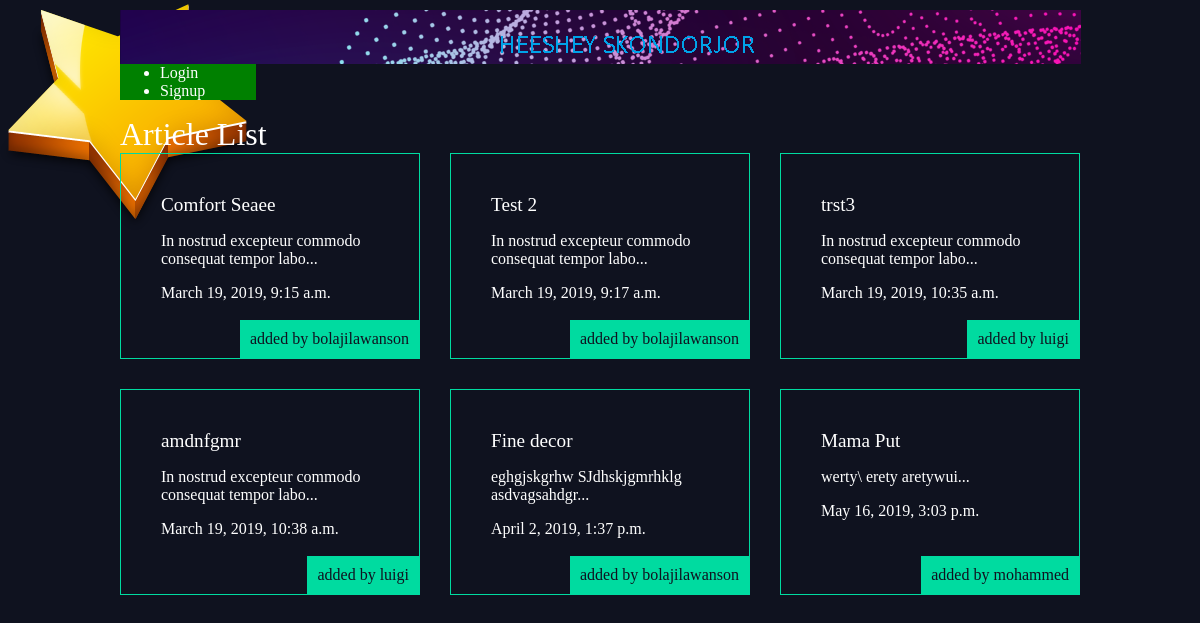
The app's page /articles/ with its own data.
### articles/models.py (models this page shows, shortened)
class Article(models.Model):
	title = models.CharField(max_length=100)
	slug = models.SlugField()
	body = models.TextField()
	date = models.DateTimeField(auto_now_add=True)
	thumb = models.ImageField(default="default.png", blank=True)
	author = models.ForeignKey(User, on_delete=models.PROTECT,default=None)
	def snippet(self):
		return self.body[:50]+"..."

### articles/views.py (the view)
def article_list(request):
	articles = Article.objects.all().order_by('date')
	return render(request, 'articles/article_list.html', {'articles':articles})

### articles/templates/articles/article_list.html
{% extends 'base_layout.html'  %}
{% block content %}
	<h1>Article List</h1>
	<div class="articles">
		{% for article in articles %}
			<div class="article">
				<h2><a href="{% url 'articles:detail' slug=article.slug %}">{{ article.title }}</a></h2>
				<p>{{ article.snippet }}</p>
				<p>{{ article.date }}</p>
				<p class="author">added by {{ article.author.username }}</p>
			</div>
		{% endfor %}
	</div>
{% endblock %}

### templates/base_layout.html (shortened to what this page needs)
{% load static from staticfiles %}
<!DOCTYPE html>
<html>
<head>
	<link rel="stylesheet" href="{% static 'styles.css' %}">
</head>
<body>
	<div class="wrapper">
		<h1><a href="{% url 'home' %}"><img src="{% static 'logo.png' %}" id="base-logo"></a></h1>
		<nav>
			<ul>
				{% if user.is_authenticated %}
					<li>
						<form class="logout-link site-form" action="{% url 'accounts:logout' %}" method="POST">
							{% csrf_token %}
							<button type="submit">Logout</button>
						</form>
					</li>
					<li><a href="{% url 'articles:create' %}" class="highlight">New Article</a></li>
				{% else %}
					<li><a href="{% url 'accounts:login' %}">Login</a></li>
					<li><a href="{% url 'accounts:signup' %}">Signup</a></li>
				{% endif %}
			</ul>
		</nav>
		{% block content %}
		{% endblock %}
	</div>
</body>
</html>

### assets/styles.css (style rules this page uses)
body { background: #0f121f; background-image: url(/static/stars.png); background-repeat: no-repeat; color: #fff; }
h1,h2,h3,h4,h5 { font-weight: normal; margin: 0; }
a, a:hover, a:visited { color: #fff; text-decoration: none; }
.wrapper { max-width: 960px; margin: 0 auto; }
.articles { display: grid; grid-template-columns: 1fr 1fr 1fr; grid-gap: 30px; }
.article { padding: 10px; border: 1px solid #00dba0; position: relative; padding: 40px; }
.article h2 { font-size: 1.2em; }
.article .author { padding: 10px; background: #00dba0; position: absolute; right: 0; bottom: 0; margin: 0; color: #0f121f; }
#base-logo { float: left; }
nav ul { background-color: green; width: 10%; margin-top: 10px; }

### records on screen
Article: title "Comfort Seaee", snippet "In nostrud excepteur commodo consequat tempor labo...", date "March 19, 2019, 9:15 a.m.", author.username "bolajilawanson"
Article: title "Test 2", snippet "In nostrud excepteur commodo consequat tempor labo...", date "March 19, 2019, 9:17 a.m.", author.username "bolajilawanson"
Article: title "trst3", snippet "In nostrud excepteur commodo consequat tempor labo...", date "March 19, 2019, 10:35 a.m.", author.username "luigi"
Article: title "amdnfgmr", snippet "In nostrud excepteur commodo consequat tempor labo...", date "March 19, 2019, 10:38 a.m.", author.username "luigi"
Article: title "Fine decor", snippet "eghgjskgrhw SJdhskjgmrhklg asdvagsahdgr...", date "April 2, 2019, 1:37 p.m.", author.username "bolajilawanson"
Article: title "Mama Put", snippet "werty\\ erety aretywui...", date "May 16, 2019, 3:03 p.m.", author.username "mohammed"
